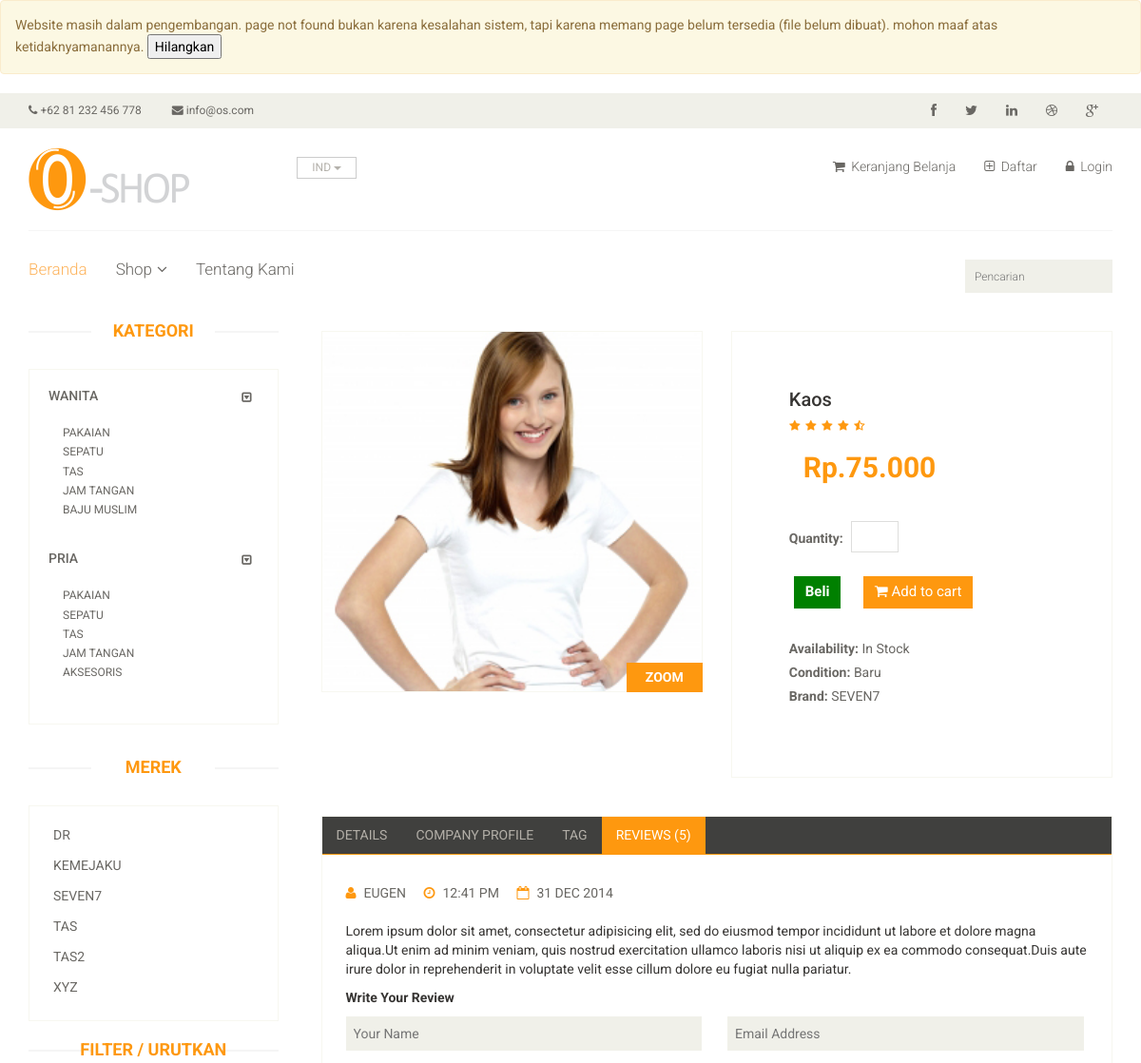
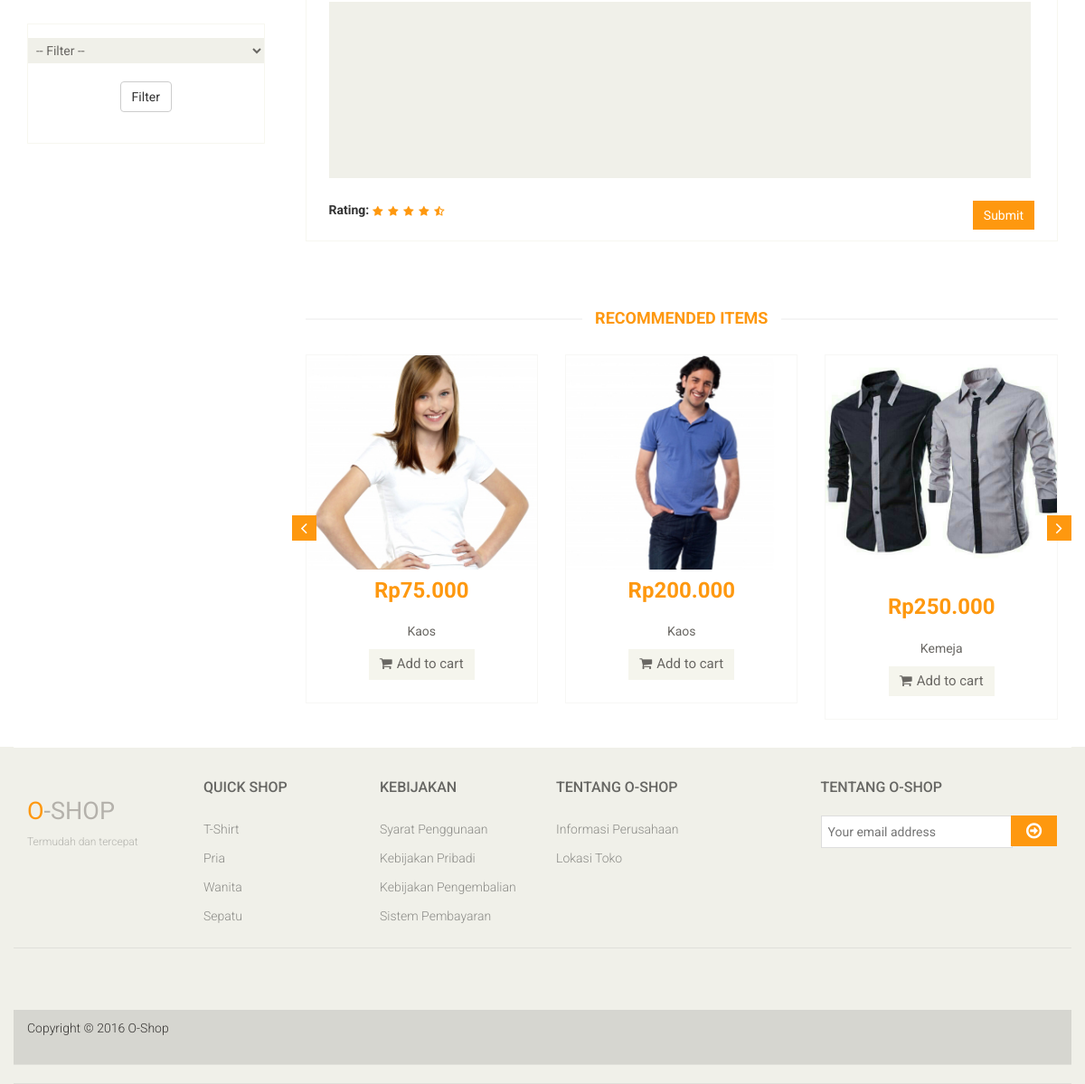
/produk/s/12, run on the app's committed database (2 pictures, top to bottom).
### tables this page shows
CREATE TABLE `subkategori` (
  `id_sub` int(11) NOT NULL,
  `nama_sub` varchar(30) NOT NULL,
  `kategori` int(11) NOT NULL
);

CREATE TABLE `produk` (
  `id_produk` int(11) NOT NULL,
  `nama_produk` varchar(50) NOT NULL,
  `detail_produk` longtext NOT NULL,
  `stock_produk` int(11) NOT NULL,
  `kondisi_produk` int(11) NOT NULL,
  `brand_produk` varchar(50) NOT NULL,
  `harga_produk` int(11) NOT NULL,
  `kategori_produk` int(11) NOT NULL,
  `foto_produk` varchar(100) NOT NULL
);

### application/controllers/Produk.php (called while the page is built, shortened)
<?php
class Produk extends CI_Controller {
	public function __construct()
	{
		$this->load->model('ProdukModel');
		$this->load->model('UserModel');
	}
	public function s($id = NULL)
	{
		$data['slider'] = 0;
		if ($id != NULL) {
			$data['isi'] = 'konten/detail_produk';
			$data['produk'] = $this->ProdukModel->get_by_id($id);
			$data['pria'] = $this->ProdukModel->get_kategori(1);
			$data['wanita'] = $this->ProdukModel->get_kategori(2);
			$b = $this->ProdukModel->get_brand();
			$i = 0;
			foreach ($b as $value) {
				$brand[$i] = $value->brand_produk;
				$i++;
			}
			$i = 0;
			$c = 0;
			$max = count($brand);
			while ($i < $max) {
				if ($i < $max-1) {
					if ($brand[$i] == $brand[$i+1]) {
						$i++;
						$data['brand'][$c] = $brand[$i];
						if ($brand[$i+1] != $brand[$i+2]) {
							$c++;
						}
					}else{
						$data['brand'][$c] = $brand[$i];
						$c++;
					}
				}else {
					$data['brand'][$c] = $brand[$i];
				}
				$i++;
			}
			$data['title'] = $data['produk']->nama_produk;
			$data['recommended'] = $this->ProdukModel->get_by_rec($data['produk']->kategori_produk);
			$this->load->view('main', $data);
		}
	}
}

### index.php (called while the page is built, shortened)
<?php
require_once BASEPATH.'core/CodeIgniter.php';

### application/models/ProdukModel.php (called while the page is built, shortened)
<?php
class ProdukModel extends CI_Model {
	function get_by_id($id)
	{
		$this->db->where('id_produk', $id);
		$result = $this->db->get('produk');
		return $result->row();
	}
	function get_kategori($id)
	{
		$this->db->where('kategori', $id);
		$r = $this->db->get('subkategori');
		return $r->result();
	}
	function get_brand()
	{
		$this->db->select('brand_produk');
		$this->db->order_by('brand_produk', 'asc');
		$r = $this->db->get('produk');
		return $r->result();
	}
	function get_by_rec($id)
	{
		$this->db->where('kategori_produk', $id);
		$r = $this->db->get('produk', 9, 0);
		return $r->result();
	}
}

### application/views/konten/detail_produk.php (the view, shortened to what this page needs)
<div class="product-details">
	<div class="col-sm-6">
		<div class="view-product">
			<img src="<?php echo base_url('assets/images/produk/'); echo $produk->foto_produk; ?>" alt="" />
			<h3>ZOOM</h3>
		</div>
	</div>
	<div class="col-sm-6">
		<div class="product-information">
			<h2><?php echo $produk->nama_produk; ?></h2>
			<img src="<?php echo base_url('assets/images/produk/rating.png'); ?>" alt="" />
			<br>
			<span class="col-md-12">
				<span>Rp.<?php echo number_format($produk->harga_produk, 0, ',', '.') ?></span>
			</span>
			<span>
				<form action="<?php echo base_url('user/proses_cart'); ?>" method="POST" accept-charset="utf-8">
				<p>
					<label>Quantity:</label>
					<input type="number" name="qty" value="" min="1" required />
				</p>
				<br>
				<div class="row">
					<button type="submit" name="submit" value="buy" class="btn btn-fefault cart" style="background: green;">
						<b>Beli</b>
					</button>
					<button type="submit" name="submit" value="cart" class="btn btn-fefault cart">
						<i class="fa fa-shopping-cart"></i>
						Add to cart
					</button>
				</div>
				</form>
			</span>
			<p><b>Availability:</b> In Stock</p>
			<p><b>Condition:</b> <?php if($produk->kondisi_produk == 1) echo "Baru"; else echo 'Bekas'; ?></p>
			<p><b>Brand:</b> <?php echo $produk->brand_produk; ?></p>
		</div>
	</div>
</div>
<div class="category-tab shop-details-tab">
	<div class="col-sm-12">
		<ul class="nav nav-tabs">
			<li><a href="#details" data-toggle="tab">Details</a></li>
			<li><a href="#companyprofile" data-toggle="tab">Company Profile</a></li>
			<li><a href="#tag" data-toggle="tab">Tag</a></li>
			<li class="active"><a href="#reviews" data-toggle="tab">Reviews (5)</a></li>
		</ul>
	</div>
	<div class="tab-content">
		<div class="tab-pane fade active in" id="reviews" >
			<div class="col-sm-12">
				<ul>
					<li><a href=""><i class="fa fa-user"></i>EUGEN</a></li>
					<li><a href=""><i class="fa fa-clock-o"></i>12:41 PM</a></li>
					<li><a href=""><i class="fa fa-calendar-o"></i>31 DEC 2014</a></li>
				</ul>
				<p>Lorem ipsum dolor sit amet, consectetur adipisicing elit, sed do eiusmod tempor incididunt ut labore et dolore magna aliqua.Ut enim ad minim veniam, quis nostrud exercitation ullamco laboris nisi ut aliquip ex ea commodo consequat.Duis aute irure dolor in reprehenderit in voluptate velit esse cillum dolore eu fugiat nulla pariatur.</p>
				<p><b>Write Your Review</b></p>
				<form action="#">
					<span>
						<input type="text" placeholder="Your Name"/>
						<input type="email" placeholder="Email Address"/>
					</span>
					<textarea name="" ></textarea>
					<b>Rating: </b> <img src="images/product-details/rating.png" alt="" />
					<button type="button" class="btn btn-default pull-right">
						Submit
					</button>
				</form>
			</div>
		</div>
	</div>
</div>
<div class="recommended_items">
	<h2 class="title text-center">recommended items</h2>
	<div id="recommended-item-carousel" class="carousel slide" data-ride="carousel">
		<?php
			if ($recommended != NULL) {
		echo "<div class='carousel-inner'>";
		echo "<div class='item active'>";
				$i = 1;
				foreach ($recommended as $value) {
		?>
					<div class="col-sm-4">
						<div class="product-image-wrapper">
							<div class="single-products">
								<div class="productinfo text-center">
									<img src="<?php echo base_url('assets/images/produk/') .$value->foto_produk; ?>" alt="" />
									<h2>Rp<?php echo number_format($value->harga_produk, 0, ',', '.') ?></h2>
									<p><?php echo $value->nama_produk; ?></p>
									<a href="<?php echo base_url('user/proses_cart/') .$value->id_produk; ?>" title="">
										<button type="button" class="btn btn-default add-to-cart"><i class="fa fa-shopping-cart"></i>Add to cart</button>
									</a>
								</div>
							</div>
						</div>
					</div>
		<?php
					if ($i % 3 == 0) {
						echo "</div>";
					}
					$i++;
				}
			}
		?>
		</div>
		 <a class="left recommended-item-control" href="#recommended-item-carousel" data-slide="prev">
			<i class="fa fa-angle-left"></i>
		  </a>
		  <a class="right recommended-item-control" href="#recommended-item-carousel" data-slide="next">
			<i class="fa fa-angle-right"></i>
		  </a>
	</div>
</div>

### application/views/layout/sidebar.php (shortened to what this page needs)
<section>
	<div class="container">
		<div class="row">
			<div class="col-sm-3">
				<div class="left-sidebar">
					<h2>Kategori</h2>
					<div class="panel-group category-products" id="accordian">
						<div class="panel panel-default">
							<div class="panel-heading">
								<h4 class="panel-title">
									<a data-toggle="collapse" data-parent="#accordian" href="#sportswear">
										<span class="badge pull-right"><i class="fa fa-caret-square-o-down"></i></span>
										<a href="<?php echo base_url('welcome/kategori/wanita'); ?>" title="">Wanita</a>
									</a>
								</h4>
							</div>
							<div id="sportswear" class="panel-collapse in">
								<div class="panel-body">
									<ul>
										<?php
											if ($wanita != NULL) {
												foreach ($wanita as $value) {
										?>
													<li><a href="<?php echo base_url('produk/kategori/') .$value->id_sub; ?>"><?php echo $value->nama_sub; ?> </a></li>
										<?php
												}
											}
										?>
									</ul>
								</div>
							</div>
						</div>
						<div class="panel panel-default">
							<div class="panel-heading">
								<h4 class="panel-title">
									<a data-toggle="collapse" data-parent="#accordian" href="#mens">
										<span class="badge pull-right"><i class="fa fa-caret-square-o-down"></i></span>
										<a href="<?php echo base_url('welcome/kategori/pria'); ?>" title="">Pria</a>
									</a>
								</h4>
							</div>
							<div id="mens" class="panel-collapse in">
								<div class="panel-body">
									<ul>
										<?php
											if ($pria != NULL) {
												foreach ($pria as $value) {
										?>
													<li><a href="<?php echo base_url('produk/kategori/') .$value->id_sub; ?>"><?php echo $value->nama_sub; ?> </a></li>
										<?php
												}
											}
										?>
									</ul>
								</div>
							</div>
						</div>
					</div>
					<div class="brands_products">
						<h2>Merek</h2>
						<div class="brands-name">
							<ul class="nav nav-pills nav-stacked">
								<?php
									if ($brand != NULL) {
										foreach ($brand as $value) {
								?>
											<li><a href="<?php echo base_url('produk/brand/') .$value; ?>"> <span class="pull-right"></span><?php echo $value; ?></a></li>
								<?php
										}
									}
								?>
							</ul>
						</div>
					</div>
					<br>
					<div class="brands_products">
						<h2>Filter / Urutkan</h2>
						<div class="brands-name">
							<form action="<?php echo base_url('welcome/index'); ?>" method="get" accept-charset="utf-8">
								<select name="orderby" required >
									<option value="">-- Filter --</option>
								</select>
								<div align="center">
									<br>
									<button type="submit" class="btn btn-default">Filter</button>
								</div>
							</form>
						</div>
					</div>
				</div>
			</div>
			<div class="col-sm-9 padding-right">

### data on the page
subkategori: nama_sub "PAKAIAN"
subkategori: nama_sub "SEPATU"
subkategori: nama_sub "TAS"
subkategori: nama_sub "JAM TANGAN"
subkategori: nama_sub "BAJU MUSLIM"
subkategori: nama_sub "PAKAIAN"
subkategori: nama_sub "SEPATU"
subkategori: nama_sub "TAS"
subkategori: nama_sub "JAM TANGAN"
subkategori: nama_sub "AKSESORIS"
produk: foto_produk (picture), nama_produk "Kaos", harga_produk "75.000", brand_produk "SEVEN7"
produk: foto_produk (picture), harga_produk "200.000", nama_produk "Kaos"
produk: foto_produk (picture), harga_produk "250.000", nama_produk "Kemeja"

### other printed values
$value "DR"
$value "KEMEJAKU"
$value "SEVEN7"
$value "TAS"
$value "TAS2"
$value "XYZ"
